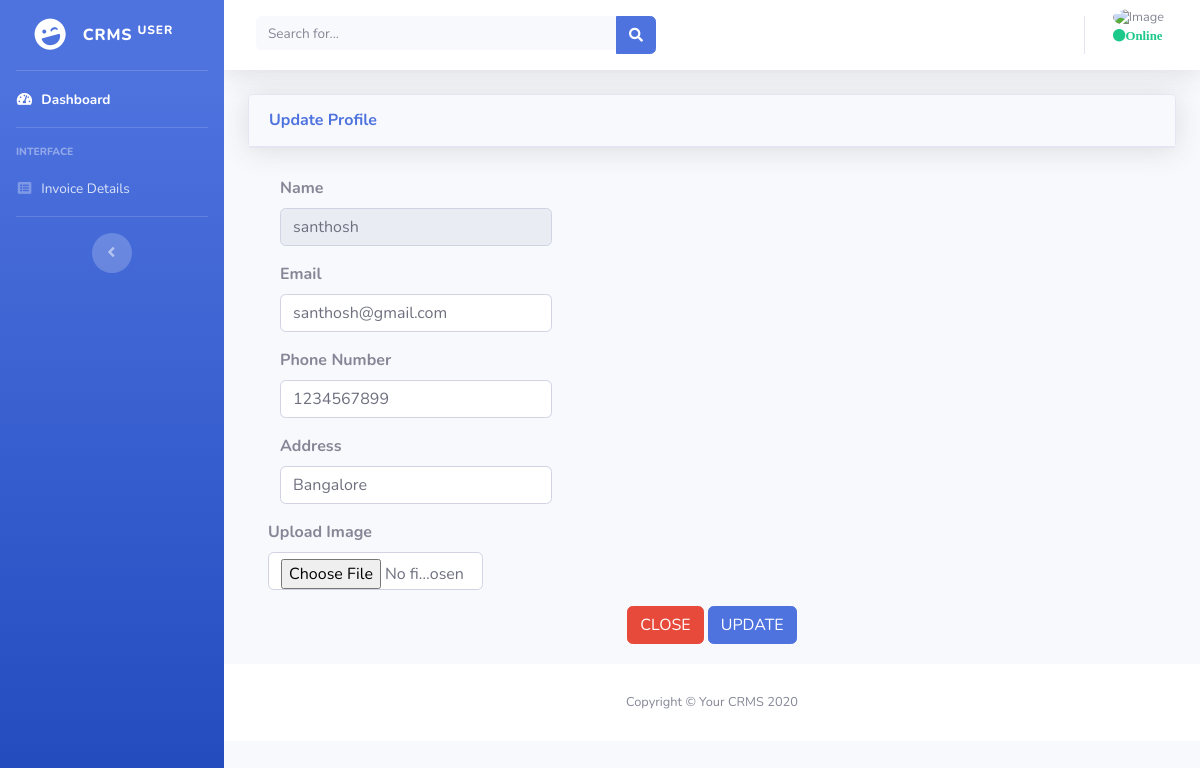
Screenshot of /user/updateprofile.php?UpdateId=santhosh@gmail.com with the database file from the repository.
### tables this page shows
CREATE TABLE `user` (
  `id` int(11) NOT NULL,
  `name` varchar(30) NOT NULL,
  `email` varchar(20) NOT NULL,
  `phone` int(20) NOT NULL,
  `image` varchar(50) NOT NULL,
  `address` varchar(40) NOT NULL,
  `password` varchar(30) NOT NULL
);

### user/updateprofile.php (the view, shortened to what this page needs)
<?php
include('includes/header.php');
include('includes/navbar.php');
?>
<?php
  require_once("dbconnection.php");
    $id = $_GET['UpdateId'];
    $query = " select * from user where email='".$id."'";
    $result = mysqli_query($conn,$query);
    while($row=mysqli_fetch_assoc($result))
    {
       $uname=$row['name'];
       $uemail=$row['email'];
       $upn=$row['phone'];
       $ua=$row['address'];
    }
?>
<div class="container-fluid">
<div class="card shadow mb-2">
  <div class="card-header py-3">
    <h6 class="m-0 font-weight-bold text-primary">Update Profile
    </h6>
  </div>
</div>
  <div class="card-body">
<form action="updatep_code.php" method="POST" enctype="multipart/form-data">
    <div class="form-group col-md-4 font-weight-bold"><label>Name</label>
      <input type="text" class="form-control" name="username" value="<?php echo $uname ?>" readonly>
    </div>
     <div class="form-group col-md-4 font-weight-bold">
      <label>Email</label>
      <input type="text" class="form-control" name="useremail" value="<?php echo $uemail ?>">
    </div>
    <div class="form-group col-md-4 font-weight-bold">
      <label>Phone Number</label>
      <input type="text" class="form-control" name="userphone" value="<?php echo $upn ?>">
    </div>
    <div class="form-group col-md-4 font-weight-bold">
      <label>Address</label>
      <input type="text" class="form-control" name="usera" value="<?php echo $ua ?>">
  </div>
    <div class="form-row font-weight-bold">
   <div class="form-group col-md-3">
                <label> Upload Image </label>
                <input type="file" name="user_images"  class="form-control">
            </div>
          </div>
<div class="text-center">
<a href="index.php" class="btn btn-danger">CLOSE</a>
	<button type="submit" name="update_profilebtn" class="btn btn-primary">UPDATE</button>
</div>
</form>
</div>
</div>
<?php
include('includes/footer.php');
?>

### rows the page displays
user: username "santhosh", useremail "santhosh@gmail.com", userphone "1234567899", usera "Bangalore"
